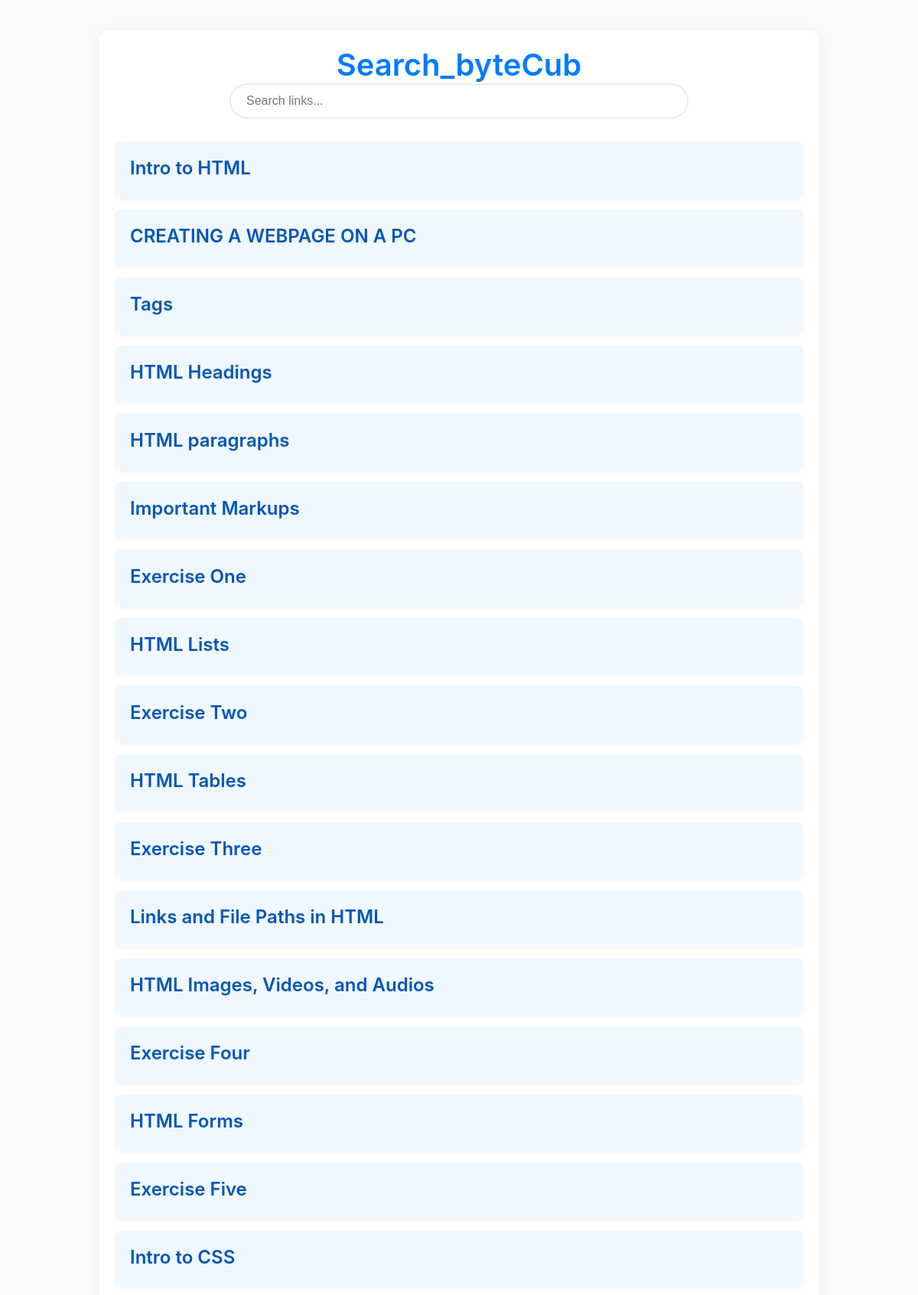
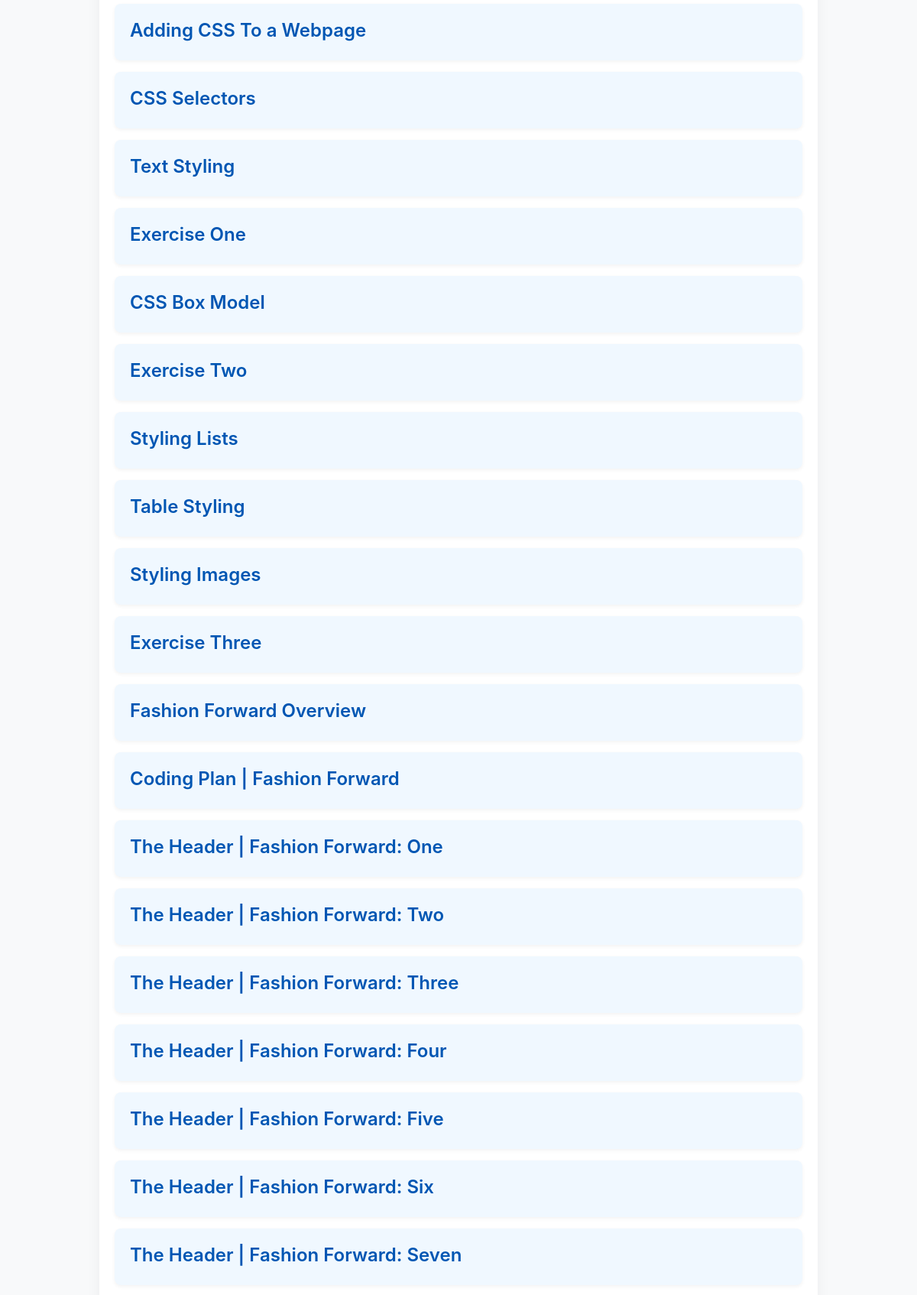
The app's page /search/ (upper part) with its own data (2 pictures, top to bottom).
### accounts/models.py (models this page shows, shortened)
class SearchByteCub(models.Model):
    url_name = models.CharField(max_length=255, help_text="The full HTML link snippet, e.g., '<a href=\"{% url 'link_name' %}\"><li class=\"class name\"> Some name</li></a>'")
    created_at = models.DateTimeField(auto_now_add=True)

### accounts/views.py (the view)
# urls.py: path('search/', search_results, name='search_results'),
def search_results(request):
    query = request.GET.get('query')
    if query:
        results = SearchByteCub.objects.filter(url_name__icontains=query).order_by('created_at')
    else:
        results = SearchByteCub.objects.all().order_by('created_at')
    context = {
        'query': query,
        'results': results,
    }
    return render(request, 'search/search_results.html', context)

### accounts/context_processors.py (called while the page is built, shortened)
def base_url_processor(request):
    return {
        'BASE_URL':settings.BASE_URL
    }

def leader_boards_context_view(request):
    rank=None
    points=None
    return  {'rank':rank,'points':points}

### accounts/templatetags/search_filters.py (called while the page is built)
@register.filter
def get_display_name(value):
    match = re.search(r'<li[^>]*>(.*?)</li>', value, re.DOTALL)
    if match:
        return strip_tags(match.group(1)).strip()
    return "No display name found"

@register.filter
def get_link_url(value):
    match = re.search(r"url\s+'([a-zA-Z0-9_]+)'", value)
    if match:
        return match.group(1)
    return ""

### accounts/templates/search/search_results.html (shortened to what this page needs)
{% load search_filters %}
<!DOCTYPE html>
<html lang="en">
<head>
</head>
<body>
    <div class="container">
        <div class="header">
            <h1>Search_byteCub</h1>
            <form action="{% url 'search_results' %}" method="get" class="search-form">
                <input type="search" name="query" placeholder="Search links..." class="search-input" value="{{ query|default:'' }}">
            </form>
        </div>
        {% if query %}
            {% if results %}
                <ul class="results-list">
                    {% for item in results %}
                        <a href="{% url item.url_name|get_link_url %}" class="result-item">
                            <div class="result-title">{{ item.url_name|get_display_name }}</div>
                        </a>
                    {% endfor %}
                </ul>
            {% else %}
                <p class="no-results">No results found for "{{ query }}".</p>
            {% endif %}
        {% else %}
            {% if results %}
                 <ul class="results-list">
                    {% for item in results %}
                        <a href="{% url item.url_name|get_link_url %}" class="result-item">
                            <div class="result-title">{{ item.url_name|get_display_name }}</div>
                        </a>
                    {% endfor %}
                </ul>
            {% else %}
                <p class="no-results">There are no items to display.</p>
            {% endif %}
        {% endif %}
    </div>
</body>
</html>

### accounts/templates/search/search_results.html (style rules this page uses)
body { font-family: -apple-system, BlinkMacSystemFont, "Segoe UI", Roboto, "Helvetica Neue", Arial, sans-serif; background-color: #f8f9fa; color: #333; margin: 0; padding: 0; }
.container { max-width: 900px; margin: 40px auto; padding: 20px; background-color: #fff; border-radius: 12px; box-shadow: 0 4px 20px rgba(0, 0, 0, 0.05); }
.header { text-align: center; margin-bottom: 30px; }
.header h1 { color: #007bff; font-size: 2.5em; margin: 0; font-weight: 600; }
.search-form { display: flex; justify-content: center; margin-bottom: 30px; }
.search-input { width: 100%; max-width: 600px; padding: 12px 20px; border: 2px solid #e9ecef; border-radius: 30px; font-size: 1em; outline: none; transition: border-color 0.3s ease; }
.results-list { list-style: none; padding: 0; margin: 0; }
.result-item { display: block; padding: 20px; margin-bottom: 15px; background-color: #f0f8ff; border-radius: 8px; text-decoration: none; color: #333; transition: transform 0.2s ease, box-shadow 0.2s ease; box-shadow: 0 2px 5px rgba(0, 0, 0, 0.05); }
.result-title { font-size: 1.5em; font-weight: 600; color: #0056b3; margin-bottom: 5px; }

### records on screen
SearchByteCub: url_name|get_display_name "Intro to HTML"
SearchByteCub: url_name|get_display_name "CREATING A WEBPAGE ON A PC"
SearchByteCub: url_name|get_display_name "Tags"
SearchByteCub: url_name|get_display_name "HTML Headings"
SearchByteCub: url_name|get_display_name "HTML paragraphs"
SearchByteCub: url_name|get_display_name "Important Markups"
SearchByteCub: url_name|get_display_name "Exercise One"
SearchByteCub: url_name|get_display_name "HTML Lists"
SearchByteCub: url_name|get_display_name "Exercise Two"
SearchByteCub: url_name|get_display_name "HTML Tables"
SearchByteCub: url_name|get_display_name "Exercise Three"
SearchByteCub: url_name|get_display_name "Links and File Paths in HTML"
SearchByteCub: url_name|get_display_name "HTML Images, Videos, and Audios"
SearchByteCub: url_name|get_display_name "Exercise Four"
SearchByteCub: url_name|get_display_name "HTML Forms"
SearchByteCub: url_name|get_display_name "Exercise Five"
SearchByteCub: url_name|get_display_name "Intro to CSS"
SearchByteCub: url_name|get_display_name "Adding CSS To a Webpage"
SearchByteCub: url_name|get_display_name "CSS Selectors"
SearchByteCub: url_name|get_display_name "Text Styling"
SearchByteCub: url_name|get_display_name "Exercise One"
SearchByteCub: url_name|get_display_name "CSS Box Model"
SearchByteCub: url_name|get_display_name "Exercise Two"
SearchByteCub: url_name|get_display_name "Styling Lists"
SearchByteCub: url_name|get_display_name "Table Styling"
SearchByteCub: url_name|get_display_name "Styling Images"
SearchByteCub: url_name|get_display_name "Exercise Three"
SearchByteCub: url_name|get_display_name "Fashion Forward Overview"
SearchByteCub: url_name|get_display_name "Coding Plan | Fashion Forward"
SearchByteCub: url_name|get_display_name "The Header | Fashion Forward: One"
SearchByteCub: url_name|get_display_name "The Header | Fashion Forward: Two"
SearchByteCub: url_name|get_display_name "The Header | Fashion Forward: Three"
SearchByteCub: url_name|get_display_name "The Header | Fashion Forward: Four"
SearchByteCub: url_name|get_display_name "The Header | Fashion Forward: Five"
SearchByteCub: url_name|get_display_name "The Header | Fashion Forward: Six"
SearchByteCub: url_name|get_display_name "The Header | Fashion Forward: Seven"
